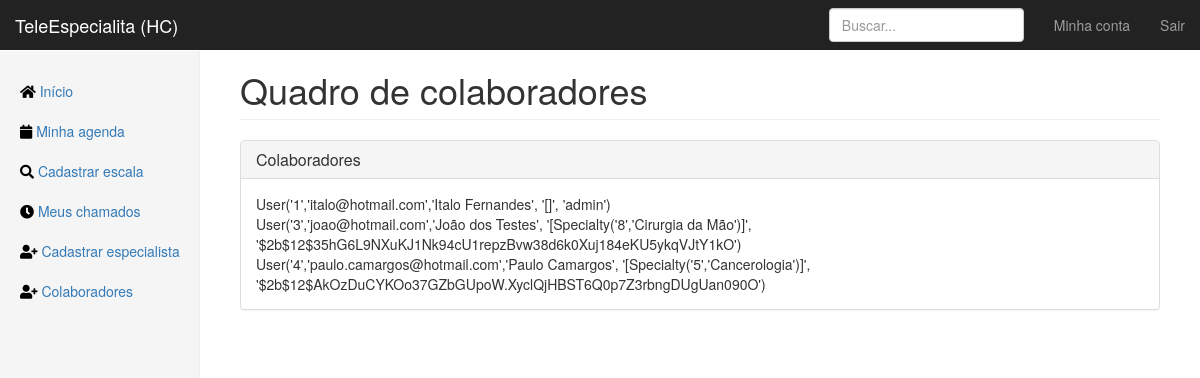
Before: /staff (signed in) with the older database file.
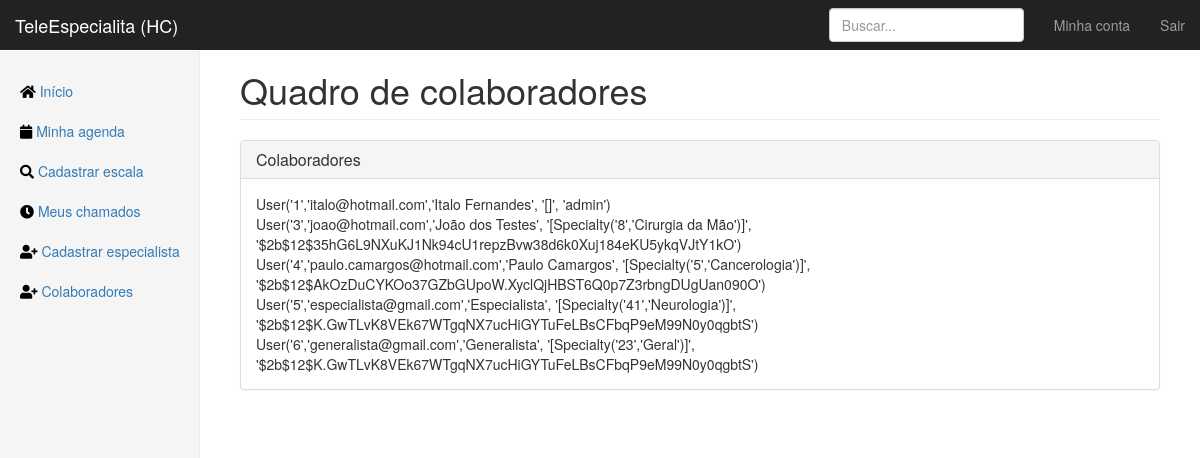
After: the same page with the newer database file.
### app/models.py (models this page shows)
class User(db.Model, UserMixin):
    id = db.Column(db.Integer, primary_key=True)
    email = db.Column(db.String(120), unique=True, nullable=False)
    password = db.Column(db.String(64), nullable=False)
    image_file = db.Column(db.String(100))
    crm = db.Column(db.Integer, unique=True, nullable=False)
    fullname = db.Column(db.String(256), nullable=False)
    birthdate = db.Column(db.DateTime)
    birthcity = db.Column(db.String(256))
    birthstate = db.Column(db.String(2))
    rg = db.Column(db.String(12), unique=True, nullable=False)
    cpf = db.Column(db.String(12), unique=True, nullable=False)
    cep = db.Column(db.Integer)
    place = db.Column(db.String(64))
    address = db.Column(db.String(256))
    neighborhood = db.Column(db.String(128))
    city = db.Column(db.String(128))
    state = db.Column(db.String(2))
    phone_1 = db.Column(db.String(16), nullable=False)
    phone_2 = db.Column(db.String(16))
    specialties = db.relationship('Specialty', secondary=joinsSpecialtyUser,
    backref=db.backref('doctors', lazy='dynamic'))
    shifts = db.relationship('Calendar', secondary=joinCalendarUser,
    backref=db.backref('doctor', lazy='dynamic'))
    def __repr__(self):
        return f"User('{self.id}','{self.email}','{self.fullname}',\
        '{self.specialties}', '{self.password}')"

class Specialty(db.Model):
    id = db.Column(db.Integer, primary_key=True)
    specialty = db.Column(db.String(64), unique=True, nullable=False)
    service_days = db.relationship('Calendar', backref='specialty')
    def __repr__(self):
        return f"Specialty('{self.id}','{self.specialty}')"

### app/routes.py (the view)
@app.route("/staff")
@login_required
def staff():
    u = User.query.all()
    return render_template("staff.html", title="Colaboradores-TeleEspecialista", users=u)

### app/models.py (called while the page is built)
@login_manager.user_loader
def load_user(user_id):
    return User.query.get(int(user_id))

### app/templates/staff.html
{% if current_user.specialties[0].specialty == 'Geral' %}
{% extends "layout.html" %}
{% else %}
{% extends "layout_specialist.html" %}
{% endif %}
{% block content %}
<h1 class="page-header">Quadro de colaboradores</h1>
<div class="panel panel-default">
    <div class="panel-heading">
        <h3 class="panel-title">Colaboradores</h3>
    </div>
    <div class="panel-body">
        {% for u in users %}
        {{ u }} <br>
        {% endfor %}
    </div>
</div>
{% endblock content %}

### app/templates/layout_specialist.html (shortened to what this page needs)
<!DOCTYPE html>
<html lang="pt-br">
<head>
    <link rel="stylesheet" href="https://use.fontawesome.com/releases/v5.0.13/css/all.css">
    <link href="{{ url_for('static', filename='bootstrap.min.css') }}" rel="stylesheet" type="text/css">
    <link href="{{ url_for('static', filename='dashboard.css') }}" rel="stylesheet" type="text/css">
    <link href="{{ url_for('static', filename='mainLogged.css') }}" rel="stylesheet" type="text/css">
</head>
<body>
    <nav class="navbar navbar-inverse navbar-fixed-top">
        <div class="container-fluid">
            <div class="navbar-header">
                <a class="navbar-brand" href="{{ url_for('home') }}">TeleEspecialita (HC)</a>
            </div>
            <div id="navbar" class="navbar-collapse collapse">
                <ul class="nav navbar-nav navbar-right">
                    <li><a href="{{ url_for("account") }}">Minha conta</a></li>
                    <li><a href="{{ url_for("logout") }}">Sair</a></li>
                </ul>
                <form class="navbar-form navbar-right">
                    <input type="text" class="form-control" placeholder="Buscar...">
                </form>
            </div>
        </div>
    </nav>
    <div class="container-fluid">
        <div class="row">
            <div class="col-sm-3 col-md-2 sidebar">
                <ul class="nav nav-sidebar">
                    <li><a href="{{ url_for("home") }}"> <i class="fa fa-home" style="color:black"></i>
                        Início<span class="sr-only">(current)</span></a></li>
                    <li><a href="{{ url_for("my_schedule")}}"><i class="fa fa-calendar" style="color:black"></i>
                        Minha agenda</a></li>
                        <li><a href="{{ url_for("new_scale") }}"><i class="fa fa-search" style="color:black"></i>
                        Cadastrar escala</a></li>
                    <li><a href="{{ url_for("my_calls") }}"><i class="fa fa-clock" style="color:black"></i>
                        Meus chamados</a></li>
                    <li><a href="{{ url_for("register") }}"><i class="fa fa-user-plus" style="color:black"></i>
                        Cadastrar especialista</a></li>
                    <li><a href="{{ url_for("staff") }}"><i class="fa fa-user-plus" style="color:black"></i>
                        Colaboradores</a></li>
                </ul>
            </div>
            <div class="col-sm-9 col-sm-offset-3 col-md-10 col-md-offset-2 main">
                {% block content %}
                {% endblock content %}
            </div>
        </div>
    </div>
</body>
</html>

### app/static/dashboard.css (style rules this page uses)
body { padding-top: 50px; }
.navbar-fixed-top { border: 0; }
.sidebar { display: none; }
@media (min-width: 768px) { .sidebar { position: fixed; top: 51px; bottom: 0; left: 0; z-index: 1000; display: block; padding: 20px; overflow-x: hidden; overflow-y: auto; background-color: #f5f5f5; border-right: 1px solid #eee; } }
.nav-sidebar { margin-right: -21px; margin-bottom: 20px; margin-left: -20px; }
.nav-sidebar > li > a { padding-right: 20px; padding-left: 20px; }
.main { padding: 20px; }
@media (min-width: 768px) { .main { padding-right: 40px; padding-left: 40px; } }
.main .page-header { margin-top: 0; }

Changed rows visible on the page:
added User: id+email+fullname "User('5','especialista@gmail.com','Especialista', '[Specialty('41','Neurologia')]', '$2b$12$K.GwTLvK8VEk67WTgqNX7ucHiGYTuFeLBsCFbqP9eM99N0y0qgbtS')"
added User: id+email+fullname "User('6','generalista@gmail.com','Generalista', '[Specialty('23','Geral')]', '$2b$12$K.GwTLvK8VEk67WTgqNX7ucHiGYTuFeLBsCFbqP9eM99N0y0qgbtS')"
